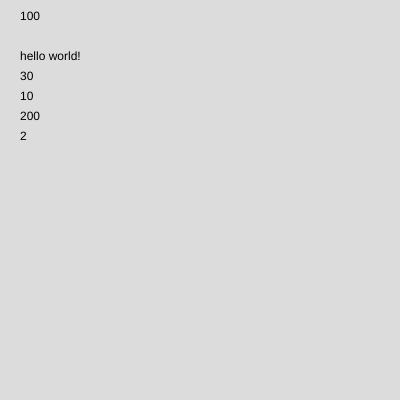
Frame 1 (no input)
Frame 60 (no input): identical to frame 1, image omitted
Frame 120 (the mouse pressed at the canvas centre since frame 60): identical to frame 1, image omitted

The p5.js sketch that drew this single still picture (run headless with seeded random() and noise() and a simulated clock; from frame 60 on, the mouse is pressed at the canvas centre):

// p5.js sketch
// ── sketch.js
let x = 100;
let greeting = "hello world!";
let a = 20;
let b = 10;
let plus = a + b;
let minus = a - b;
let times = a * b;
let delen = a / b;
function setup() {
  createCanvas(400, 400);
}

function draw() {
  background(220);
  // plaats x op het canvas
  text(x, 20, 20);

  // plaats greeting op het canvas
  text(greeting, 20, 60)

  // a+b
  text(plus, 20, 80)

  // a-b
  text(minus, 20, 100)

  // a*b
  text(times, 20, 120)

  // a/b
  text(delen, 20, 140)
}
